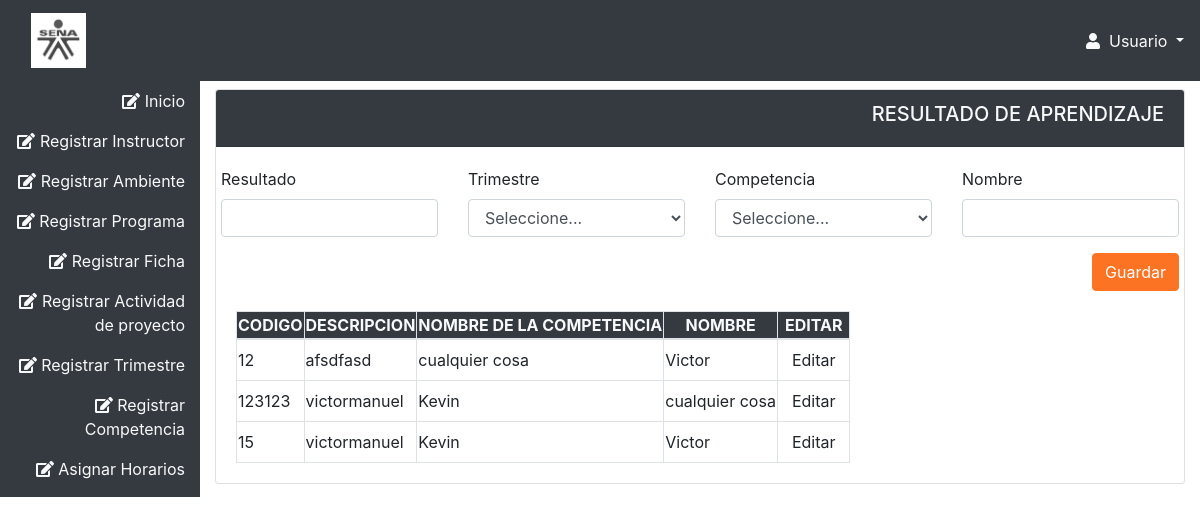
Screenshot of /sishorario/resulta/index with the database file from the repository.
### tables this page shows
CREATE TABLE `resulta` (
  `idResultA` varchar(15) NOT NULL,
  `idTrimestre` int(11) DEFAULT NULL,
  `idCompetencia` int(11) DEFAULT NULL,
  `nombre` varchar(50) NOT NULL,
  `estado` varchar(30) DEFAULT NULL
);

CREATE TABLE `trimestre` (
  `idTrimestre` int(11) NOT NULL,
  `idPrograma` int(11) DEFAULT NULL,
  `descripcion` varchar(30) DEFAULT NULL,
  `estado` varchar(30) DEFAULT NULL
);

CREATE TABLE `competencia` (
  `idCompetencia` int(11) NOT NULL,
  `idPrograma` int(11) DEFAULT NULL,
  `nombre` varchar(45) DEFAULT NULL,
  `codigo` varchar(25) DEFAULT NULL,
  `estado` varchar(30) DEFAULT NULL
);

### sishorario/application/Controller/ResultaController.php (called while the page is built, shortened)
<?php
class resultaController{
	public function index($mensaje = null, $textoMensaje = null){
		$resulta = new resulta();
		$resultas = $resulta->TodosResultas();
		require APP . 'view/_templates/header.php';
		require APP . 'view/resulta/index.php';
	}
}
	?>

### sishorario/public/index.php (called while the page is built, shortened)
<?php
$app = new Application();

### sishorario/application/Core/Model.php (called while the page is built, shortened)
<?php
class Model
{
    private function openDatabaseConnection()
    {
        $options = array(PDO::ATTR_DEFAULT_FETCH_MODE => PDO::FETCH_OBJ, PDO::ATTR_ERRMODE => PDO::ERRMODE_WARNING);
        if (DB_TYPE == "pgsql") {
            $databaseEncodingenc = " options='--client_encoding=" . DB_CHARSET . "'";
        } else {
            $databaseEncodingenc = "; charset=" . DB_CHARSET;
        }
        $this->db = new PDO(DB_TYPE . ':host=' . DB_HOST . ';dbname=' . DB_NAME . $databaseEncodingenc, DB_USER, DB_PASS, $options);
    }
}

### sishorario/application/Model/resulta.php (called while the page is built, shortened)
<?php
class resulta extends Model
{
    public function TodosResultas(){
        $sql = 'SELECT r.idResultA, t.descripcion, c.nombre as competencia, r.nombre
        FROM resulta as r
        INNER JOIN trimestre as t
        ON t.idTrimestre = r.idTrimestre
        INNER JOIN competencia as c
        ON c.idCompetencia = r.idCompetencia';
        $query = $this->db->prepare($sql);
        $query->execute();
        return $query->fetchAll();
    }
}
?>

### sishorario/application/view/resulta/index.php (the view, shortened to what this page needs)
<!DOCTYPE html>
<html lang="es">
<head>
  <link rel="stylesheet" type="text/css" href="<?php echo URL; ?>css/bootstrap.css">
  <link rel="stylesheet" type="text/css" href="<?php echo URL; ?>css/all.css">
  <link rel="stylesheet" type="text/css" href="<?php echo URL; ?>css/estilo.css">
</head>
<body>
  <nav class="navbar navbar-expand-lg navbar-light bg-dark " name="<?php echo URL; ?>primary">
    <a class="text-light navbar-brand" href="index.html"><img class="col-sm-4 img-fluid" src="<?php echo URL; ?>img/descarga.png"></a>
    <div class="collapse navbar-collapse" id="navbarSupportedContent">
     <ul class="navbar-nav my-2 my-lg-0">
      <div class="btn-group">
        <a class="text-light activate dropdown-toggle" data-toggle="dropdown" aria-haspopup="true" aria-expanded="false"><i class="fas fa-user"></i>&nbsp;
          Usuario
        </a>
        </div>
      </ul>
    </div>
  </nav>
  <section class="container-fluid">
    <div class="row">
      <aside class="col-sm-2 bg-dark">
        <div class="mt-2 text-right">
          <p><a class="text-light"  href="<?php echo URL; ?>home/index"><i class="fas fa-edit" ></i>&nbsp;Inicio</a></p>
          <p><a class="text-light"  href="<?php echo URL; ?>usuario/index"><i class="fas fa-edit" ></i>&nbsp;Registrar Instructor</a></p>
          <p><a class="text-light"  href="<?php echo URL; ?>ambiente/index"><i class="fas fa-edit"  ></i>&nbsp;Registrar Ambiente</a></p>
          <p><a class="text-light"  href="<?php echo URL; ?>programa/index"><i class="fas fa-edit"  ></i>&nbsp;Registrar Programa</a></p>
          <p><a class="text-light"  href="<?php echo URL; ?>ficha/index"><i class="fas fa-edit" ></i>&nbsp;Registrar Ficha</a></p>
          <p><a class="text-light"  href="<?php echo URL; ?>proyecto/index"><i class="fas fa-edit"  ></i>&nbsp;Registrar Actividad de proyecto</a></p>
          <p><a class="text-light"  href="<?php echo URL; ?>trimestre/index"><i class="fas fa-edit" ></i>&nbsp;Registrar Trimestre</a></p>
          <p><a class="text-light"  href="<?php echo URL; ?>competencia/index"><i class="fas fa-edit" ></i>&nbsp;Registrar Competencia</a></p>
          <p><a class="text-light"  href="<?php echo URL; ?>asignarhorario/index"><i class="fas fa-edit" ></i>&nbsp;Asignar Horarios</a></p>
        </div>
      </aside>
      <section class="col-sm-10">
        <div class="card mt-2">
          <div class="card-header text-right bg-dark">
            <h5 class="text-light">RESULTADO DE APRENDIZAJE</h5>
          </div>
          <div class="card-body row">
            <form method="POST" action="<?php echo URL; ?>resulta/IngresarResulta" enctype="multipart/form-data">
              <div class="tab-content" id="myTabContent">
                <div class="tab-pane fade show active" id="home" role="tabpanel" aria-labelledby="home-tab">
                  <div class="register-form" >
                    <div class="row">
                      <div class="form-group col-sm-3 ">
                        <label>Resultado</label>
                        <input type="text" id="idResultA" name="idResultA"  class="form-control"    />
                      </div>
                      <div class=" form-group col-sm-3">
                        <label>Trimestre</label>
                        <select type="select"  id="idTrimestre" name="idTrimestre"  class="form-control" >
                         <option>Seleccione...</option>
                    </select>
                  </div>
                  <div class="form-group col-sm-3">
                   <label>Competencia</label>
                   <select type="select"  id="idCompetencia" name="idCompetencia"  class="form-control" >
                    <option>Seleccione...</option>
                </select>
              </div>
              <div class="form-group col-sm-3 ">
            <label>Nombre</label>
            <input type="text" id="nombre" name="nombre"  class="form-control"    />
          </div>
         <div class="form-group col-sm-12 text-right ">
          <button class="btn-primary btn" type="submit" id="BtnIngresarRa" name="BtnIngresarRa">Guardar</button>
        </div>
      </div>
    </div>
  </div>
</form>
<div class="col-sm-12 mt-1">
  <div class="table-responsive">
    <table class="table-bordered">
      <thead class="text-center text-light bg-dark px-1">
        <tr>
          <th>CODIGO</th>
          <th>DESCRIPCION</th>
          <th>NOMBRE DE LA COMPETENCIA</th>
          <th>NOMBRE</th>
          <th>EDITAR</th>
        </tr>
      </thead>
      <tbody>
        <?php foreach ($resultas as $TodosResultas) { ?>
          <td><?php if (isset($TodosResultas->idResultA)) echo htmlspecialchars($TodosResultas->idResultA, ENT_QUOTES, 'UTF-8');?></td>
          <td><?php if (isset($TodosResultas->descripcion)) echo htmlspecialchars($TodosResultas->descripcion, ENT_QUOTES, 'UTF-8'); ?></td>
          <td><?php if (isset($TodosResultas->competencia)) echo htmlspecialchars($TodosResultas->competencia, ENT_QUOTES, 'UTF-8'); ?></td>
          <td><?php if (isset($TodosResultas->nombre)) echo htmlspecialchars($TodosResultas->nombre, ENT_QUOTES, 'UTF-8'); ?></td>
          <td><a class="btn btn-default" href="<?php echo URL . 'usuario/Editar/' . htmlspecialchars($usuario->documento, ENT_QUOTES, 'UTF-8'); ?>">Editar</a></td>
      <?php } ?>
    </tbody>
  </table>
</div>
</div>
</div>
</div>
</section>
</div>
</section>
</body>
</html>

### sishorario/public/css/all.css (style rules this page uses)
.fa-edit:before { content: "\f044"; }
.fa-user:before { content: "\f007"; }

### rows the page displays
resulta: idResultA "12", idTrimestre.descripcion "afsdfasd", idCompetencia.nombre "cualquier cosa", nombre "Victor"
resulta: idResultA "123123", idTrimestre.descripcion "victormanuel", idCompetencia.nombre "Kevin", nombre "cualquier cosa"
resulta: idResultA "15", idTrimestre.descripcion "victormanuel", idCompetencia.nombre "Kevin", nombre "Victor"
